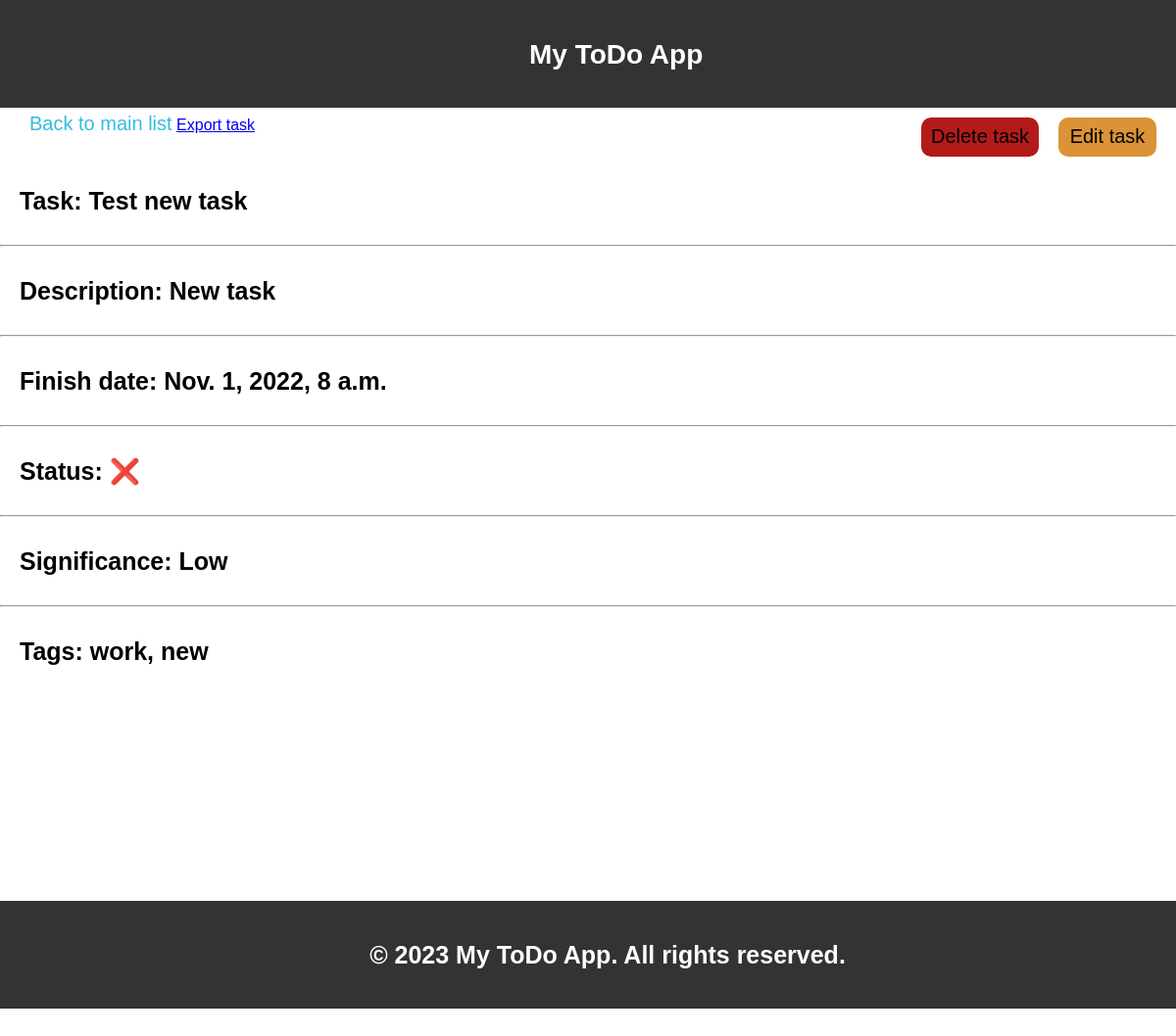
The page /about/5 on the database as committed earlier.
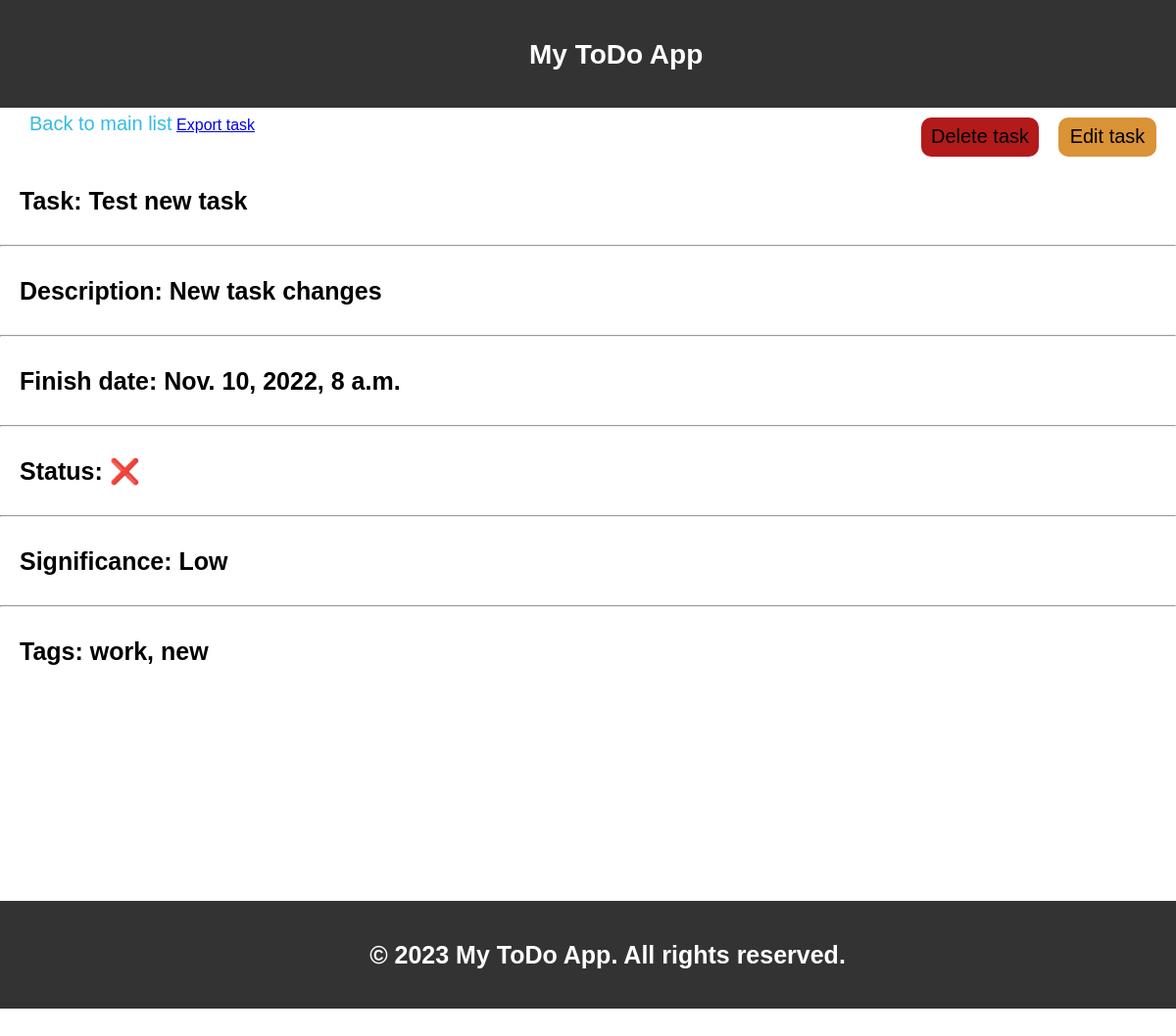
The same page on the database as committed later.
### todolist/models.py (models this page shows, shortened)
class Task(models.Model):
    user = models.ForeignKey(User, on_delete=models.CASCADE, related_name='tasks', verbose_name='User')
    title = models.CharField(max_length=50, verbose_name='Title')
    slug = models.SlugField(max_length=50, unique=True, db_index=True, verbose_name='URL')
    description = models.TextField(verbose_name='Description')
    finish_date = models.DateTimeField(verbose_name='Date')
    finished = models.BooleanField(default=False, verbose_name='Finished')
    signif = models.ForeignKey('Importance', on_delete=models.PROTECT, null=True,
                               verbose_name='Importance')
    tag = TaggableManager()
    class Meta:
        ordering = [ 'signif','finished', 'title', '-finish_date']

class Importance(models.Model):
    class ImportantTypes(models.TextChoices):
        LOW = 'Low'
        MEDIUM = 'Medium'
        HIGH = 'High'
        CRITICAL = 'Critical'
    sygnif = models.CharField(max_length=100, db_index=True, verbose_name='Importance')
    importance = models.CharField(max_length=20, choices=ImportantTypes.choices, default=ImportantTypes.LOW)
    def __str__(self):
        return self.importance

### todolist/views.py (the view)
# urls.py: path('about/<int:task_id>', views.about, name='task_detail'),
def about(request, task_id):
    title = 'About task'
    task = get_object_or_404(Task, id=task_id)
    return render(request, 'todolist/detail.html', {'task':task,
                                                    'title':title})

### todolist/templates/todolist/detail.html (shortened to what this page needs)
{% extends "todolist/base.html" %}
{% block content %}
    <div class="menu-tools">
        <a href="{%url 'todolist:home' %}" class="link-home">Back to main list</a>
        <a href="{% url 'todolist:export' task.id %}">Export task</a>
        <div class="edit">
            <a href="{% url 'todolist:edit_task' task.id %}">Edit task</a>
        </div>
        <div class="delete">
            <a href="{% url 'todolist:delete_task' task.id %}">Delete task</a>
        </div>
    </div>
    <p>Task: {{task.title }}</p>
    <hr/>
    <p>Description: {{task.description}}</p>
    <hr/>
    <p>Finish date: {{task.finish_date}}</p>
    <hr/>
    <p>Status:
        {% if task.finished%}
            ✅
        {%else %}
            ❌
        {%endif%}
    </p>
    <hr/>
    <p>Significance: {{task.signif}}</p>
    <hr/>
    <p>Tags: {{task.tag.all|join:", "}}</p>
{% endblock %}

Rows that differ between the two databases and show on the page:
changed Task "Test new task": description "New task" → "New task changes"; finish_date "Nov. 1, 2022, 8 a.m." → "Nov. 10, 2022, 8 a.m."
